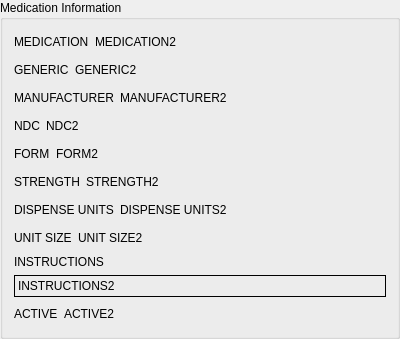
<?xml version="1.0" encoding="UTF-8"?>
<ui version="4.0">
 <class>DrugGroupBox</class>
 <widget class="QGroupBox" name="DrugGroupBox">
  <property name="geometry">
   <rect>
    <x>0</x>
    <y>0</y>
    <width>400</width>
    <height>339</height>
   </rect>
  </property>
  <property name="title">
   <string notr="true">Medication Information</string>
  </property>
  <layout class="QVBoxLayout" name="verticalLayout">
   <item>
    <layout class="QHBoxLayout" name="horizontalLayout">
     <item>
      <widget class="QLabel" name="medicationTitle">
       <property name="text">
        <string>MEDICATION</string>
       </property>
      </widget>
     </item>
     <item>
      <widget class="QLabel" name="medicationLabel">
       <property name="text">
        <string notr="true">MEDICATION2</string>
       </property>
       <property name="textInteractionFlags">
        <set>Qt::LinksAccessibleByMouse|Qt::TextSelectableByMouse</set>
       </property>
      </widget>
     </item>
     <item>
      <spacer name="horizontalSpacer">
       <property name="orientation">
        <enum>Qt::Horizontal</enum>
       </property>
       <property name="sizeHint" stdset="0">
        <size>
         <width>40</width>
         <height>20</height>
        </size>
       </property>
      </spacer>
     </item>
    </layout>
   </item>
   <item>
    <layout class="QHBoxLayout" name="horizontalLayout_2">
     <item>
      <widget class="QLabel" name="genericTitle">
       <property name="text">
        <string>GENERIC</string>
       </property>
      </widget>
     </item>
     <item>
      <widget class="QLabel" name="genericLabel">
       <property name="text">
        <string notr="true">GENERIC2</string>
       </property>
       <property name="textInteractionFlags">
        <set>Qt::LinksAccessibleByMouse|Qt::TextSelectableByMouse</set>
       </property>
      </widget>
     </item>
     <item>
      <spacer name="horizontalSpacer_2">
       <property name="orientation">
        <enum>Qt::Horizontal</enum>
       </property>
       <property name="sizeHint" stdset="0">
        <size>
         <width>40</width>
         <height>20</height>
        </size>
       </property>
      </spacer>
     </item>
    </layout>
   </item>
   <item>
    <layout class="QHBoxLayout" name="horizontalLayout_3">
     <item>
      <widget class="QLabel" name="manufacturerTitle">
       <property name="text">
        <string>MANUFACTURER</string>
       </property>
      </widget>
     </item>
     <item>
      <widget class="QLabel" name="manufacturerLabel">
       <property name="text">
        <string notr="true">MANUFACTURER2</string>
       </property>
       <property name="textInteractionFlags">
        <set>Qt::LinksAccessibleByMouse|Qt::TextSelectableByMouse</set>
       </property>
      </widget>
     </item>
     <item>
      <spacer name="horizontalSpacer_3">
       <property name="orientation">
        <enum>Qt::Horizontal</enum>
       </property>
       <property name="sizeHint" stdset="0">
        <size>
         <width>40</width>
         <height>20</height>
        </size>
       </property>
      </spacer>
     </item>
    </layout>
   </item>
   <item>
    <layout class="QHBoxLayout" name="horizontalLayout_4">
     <item>
      <widget class="QLabel" name="ndcTitle">
       <property name="text">
        <string>NDC</string>
       </property>
      </widget>
     </item>
     <item>
      <widget class="QLabel" name="ndcLabel">
       <property name="text">
        <string notr="true">NDC2</string>
       </property>
       <property name="textInteractionFlags">
        <set>Qt::LinksAccessibleByMouse|Qt::TextSelectableByMouse</set>
       </property>
      </widget>
     </item>
     <item>
      <spacer name="horizontalSpacer_4">
       <property name="orientation">
        <enum>Qt::Horizontal</enum>
       </property>
       <property name="sizeHint" stdset="0">
        <size>
         <width>40</width>
         <height>20</height>
        </size>
       </property>
      </spacer>
     </item>
    </layout>
   </item>
   <item>
    <layout class="QHBoxLayout" name="horizontalLayout_5">
     <item>
      <widget class="QLabel" name="formTitle">
       <property name="text">
        <string>FORM</string>
       </property>
      </widget>
     </item>
     <item>
      <widget class="QLabel" name="formLabel">
       <property name="text">
        <string notr="true">FORM2</string>
       </property>
       <property name="textInteractionFlags">
        <set>Qt::LinksAccessibleByMouse|Qt::TextSelectableByMouse</set>
       </property>
      </widget>
     </item>
     <item>
      <spacer name="horizontalSpacer_5">
       <property name="orientation">
        <enum>Qt::Horizontal</enum>
       </property>
       <property name="sizeHint" stdset="0">
        <size>
         <width>40</width>
         <height>20</height>
        </size>
       </property>
      </spacer>
     </item>
    </layout>
   </item>
   <item>
    <layout class="QHBoxLayout" name="horizontalLayout_6">
     <item>
      <widget class="QLabel" name="strengthTitle">
       <property name="text">
        <string>STRENGTH</string>
       </property>
      </widget>
     </item>
     <item>
      <widget class="QLabel" name="strengthLabel">
       <property name="text">
        <string notr="true">STRENGTH2</string>
       </property>
       <property name="textInteractionFlags">
        <set>Qt::LinksAccessibleByMouse|Qt::TextSelectableByMouse</set>
       </property>
      </widget>
     </item>
     <item>
      <spacer name="horizontalSpacer_6">
       <property name="orientation">
        <enum>Qt::Horizontal</enum>
       </property>
       <property name="sizeHint" stdset="0">
        <size>
         <width>40</width>
         <height>20</height>
        </size>
       </property>
      </spacer>
     </item>
    </layout>
   </item>
   <item>
    <layout class="QHBoxLayout" name="horizontalLayout_7">
     <item>
      <widget class="QLabel" name="dispenseTitle">
       <property name="text">
        <string>DISPENSE UNITS</string>
       </property>
      </widget>
     </item>
     <item>
      <widget class="QLabel" name="dispenseLabel">
       <property name="text">
        <string notr="true">DISPENSE UNITS2</string>
       </property>
       <property name="textInteractionFlags">
        <set>Qt::LinksAccessibleByMouse|Qt::TextSelectableByMouse</set>
       </property>
      </widget>
     </item>
     <item>
      <spacer name="horizontalSpacer_7">
       <property name="orientation">
        <enum>Qt::Horizontal</enum>
       </property>
       <property name="sizeHint" stdset="0">
        <size>
         <width>40</width>
         <height>20</height>
        </size>
       </property>
      </spacer>
     </item>
    </layout>
   </item>
   <item>
    <layout class="QHBoxLayout" name="horizontalLayout_8">
     <item>
      <widget class="QLabel" name="unitTitle">
       <property name="text">
        <string>UNIT SIZE</string>
       </property>
      </widget>
     </item>
     <item>
      <widget class="QLabel" name="unitLabel">
       <property name="text">
        <string notr="true">UNIT SIZE2</string>
       </property>
       <property name="textInteractionFlags">
        <set>Qt::LinksAccessibleByMouse|Qt::TextSelectableByMouse</set>
       </property>
      </widget>
     </item>
     <item>
      <spacer name="horizontalSpacer_8">
       <property name="orientation">
        <enum>Qt::Horizontal</enum>
       </property>
       <property name="sizeHint" stdset="0">
        <size>
         <width>40</width>
         <height>20</height>
        </size>
       </property>
      </spacer>
     </item>
    </layout>
   </item>
   <item>
    <layout class="QVBoxLayout" name="verticalLayout_3">
     <item>
      <widget class="QLabel" name="instructionsTitle">
       <property name="text">
        <string>INSTRUCTIONS</string>
       </property>
      </widget>
     </item>
     <item>
      <widget class="QLabel" name="instructionsLabel">
       <property name="sizePolicy">
        <sizepolicy hsizetype="Preferred" vsizetype="Minimum">
         <horstretch>0</horstretch>
         <verstretch>0</verstretch>
        </sizepolicy>
       </property>
       <property name="frameShape">
        <enum>QFrame::Box</enum>
       </property>
       <property name="text">
        <string notr="true">INSTRUCTIONS2</string>
       </property>
       <property name="alignment">
        <set>Qt::AlignLeading|Qt::AlignLeft|Qt::AlignTop</set>
       </property>
       <property name="textInteractionFlags">
        <set>Qt::LinksAccessibleByMouse|Qt::TextSelectableByMouse</set>
       </property>
      </widget>
     </item>
    </layout>
   </item>
   <item>
    <layout class="QHBoxLayout" name="horizontalLayout_9">
     <item>
      <widget class="QLabel" name="activeTitle">
       <property name="text">
        <string>ACTIVE</string>
       </property>
      </widget>
     </item>
     <item>
      <widget class="QLabel" name="activeLabel">
       <property name="text">
        <string notr="true">ACTIVE2</string>
       </property>
       <property name="textInteractionFlags">
        <set>Qt::LinksAccessibleByMouse|Qt::TextSelectableByMouse</set>
       </property>
      </widget>
     </item>
     <item>
      <spacer name="horizontalSpacer_9">
       <property name="orientation">
        <enum>Qt::Horizontal</enum>
       </property>
       <property name="sizeHint" stdset="0">
        <size>
         <width>40</width>
         <height>20</height>
        </size>
       </property>
      </spacer>
     </item>
    </layout>
   </item>
  </layout>
 </widget>
 <resources/>
 <connections/>
</ui>
